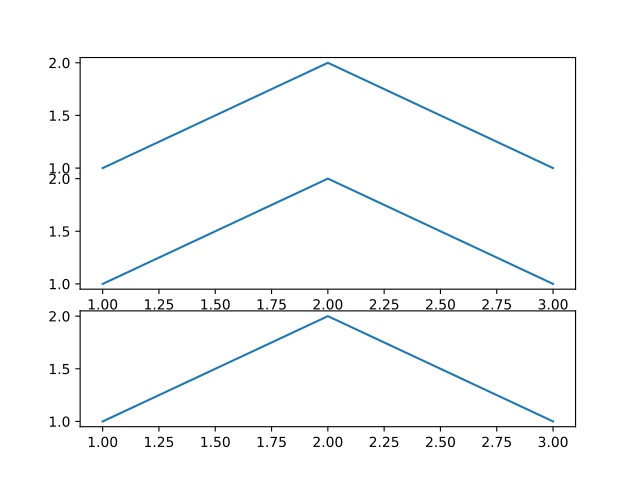

This figure's Python source:
import spacepy.plot.utils
import matplotlib.pyplot as plt
fig = plt.figure()
#Make three stacked subplots
ax0 = fig.add_subplot(311)
ax1 = fig.add_subplot(312)
ax2 = fig.add_subplot(313)
ax0.plot([1, 2, 3], [1, 2, 1]) #just make some lines
# [<matplotlib.lines.Line2D object at 0x0000000>]
ax1.plot([1, 2, 3], [1, 2, 1])
# [<matplotlib.lines.Line2D object at 0x0000000>]
ax2.plot([1, 2, 3], [1, 2, 1])
# [<matplotlib.lines.Line2D object at 0x0000000>]
#Collapse space between top two plots, leave bottom one alone
spacepy.plot.utils.collapse_vertical([ax0, ax1], [ax2])
